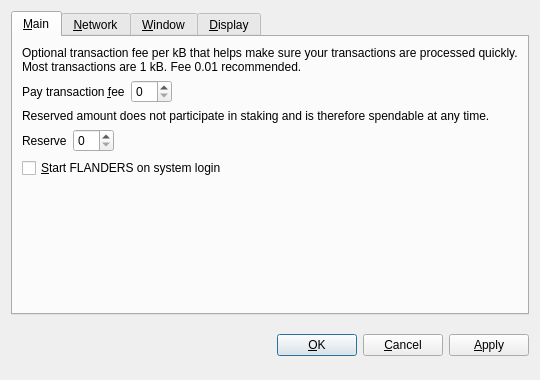
<?xml version="1.0" encoding="UTF-8"?>
<ui version="4.0">
 <class>OptionsDialog</class>
 <widget class="QDialog" name="OptionsDialog">
  <property name="geometry">
   <rect>
    <x>0</x>
    <y>0</y>
    <width>540</width>
    <height>380</height>
   </rect>
  </property>
  <property name="windowTitle">
   <string>Options</string>
  </property>
  <property name="modal">
   <bool>true</bool>
  </property>
  <layout class="QVBoxLayout" name="verticalLayout">
   <item>
    <widget class="QTabWidget" name="tabWidget">
     <property name="tabPosition">
      <enum>QTabWidget::North</enum>
     </property>
     <property name="currentIndex">
      <number>0</number>
     </property>
     <widget class="QWidget" name="tabMain">
      <attribute name="title">
       <string>&amp;Main</string>
      </attribute>
      <layout class="QVBoxLayout" name="verticalLayout_Main">
       <item>
        <widget class="QLabel" name="transactionFeeInfoLabel">
         <property name="text">
          <string>Optional transaction fee per kB that helps make sure your transactions are processed quickly. Most transactions are 1 kB. Fee 0.01 recommended.</string>
         </property>
         <property name="textFormat">
          <enum>Qt::PlainText</enum>
         </property>
         <property name="wordWrap">
          <bool>true</bool>
         </property>
        </widget>
       </item>
       <item>
        <layout class="QHBoxLayout" name="horizontalLayoutFee">
         <item>
          <widget class="QLabel" name="transactionFeeLabel">
           <property name="text">
            <string>Pay transaction &amp;fee</string>
           </property>
           <property name="textFormat">
            <enum>Qt::PlainText</enum>
           </property>
           <property name="buddy">
            <cstring>transactionFee</cstring>
           </property>
          </widget>
         </item>
         <item>
          <widget class="BitcoinAmountField" name="transactionFee"/>
         </item>
         <item>
          <spacer name="horizontalSpacerFee">
           <property name="orientation">
            <enum>Qt::Horizontal</enum>
           </property>
           <property name="sizeHint" stdset="0">
            <size>
             <width>40</width>
             <height>20</height>
            </size>
           </property>
          </spacer>
         </item>
        </layout>
       </item>
       <item>
        <widget class="QLabel" name="reserveBalanceInfoLabel">
         <property name="text">
          <string>Reserved amount does not participate in staking and is therefore spendable at any time.</string>
         </property>
         <property name="textFormat">
          <enum>Qt::PlainText</enum>
         </property>
         <property name="wordWrap">
          <bool>true</bool>
         </property>
        </widget>
       </item>
       <item>
        <layout class="QHBoxLayout" name="horizontalLayoutReserveBalance">
         <item>
          <widget class="QLabel" name="reserveBalanceLabel">
           <property name="text">
            <string>Reserve</string>
           </property>
           <property name="textFormat">
            <enum>Qt::PlainText</enum>
           </property>
           <property name="buddy">
            <cstring>reserveBalance</cstring>
           </property>
          </widget>
         </item>
         <item>
          <widget class="BitcoinAmountField" name="reserveBalance"/>
         </item>
         <item>
          <spacer name="horizontalSpacerReserveBalance">
           <property name="orientation">
            <enum>Qt::Horizontal</enum>
           </property>
           <property name="sizeHint" stdset="0">
            <size>
             <width>40</width>
             <height>20</height>
            </size>
           </property>
          </spacer>
         </item>
        </layout>
       </item>
       <item>
        <widget class="QCheckBox" name="bitcoinAtStartup">
         <property name="toolTip">
          <string>Automatically start FLANDERS after logging in to the system.</string>
         </property>
         <property name="text">
          <string>&amp;Start FLANDERS on system login</string>
         </property>
        </widget>
       </item>
       <item>
        <spacer name="verticalSpacer_Main">
         <property name="orientation">
          <enum>Qt::Vertical</enum>
         </property>
         <property name="sizeHint" stdset="0">
          <size>
           <width>20</width>
           <height>40</height>
          </size>
         </property>
        </spacer>
       </item>
      </layout>
     </widget>
     <widget class="QWidget" name="tabNetwork">
      <attribute name="title">
       <string>&amp;Network</string>
      </attribute>
      <layout class="QVBoxLayout" name="verticalLayout_Network">
       <item>
        <widget class="QCheckBox" name="mapPortUpnp">
         <property name="toolTip">
          <string>Automatically open the FLANDERS client port on the router. This only works when your router supports UPnP and it is enabled.</string>
         </property>
         <property name="text">
          <string>Map port using &amp;UPnP</string>
         </property>
        </widget>
       </item>
       <item>
        <widget class="QCheckBox" name="connectSocks">
         <property name="toolTip">
          <string>Connect to the FLANDERS network through a SOCKS proxy (e.g. when connecting through Tor).</string>
         </property>
         <property name="text">
          <string>&amp;Connect through SOCKS proxy:</string>
         </property>
        </widget>
       </item>
       <item>
        <layout class="QHBoxLayout" name="horizontalLayout_Network">
         <item>
          <widget class="QLabel" name="proxyIpLabel">
           <property name="text">
            <string>Proxy &amp;IP:</string>
           </property>
           <property name="textFormat">
            <enum>Qt::PlainText</enum>
           </property>
           <property name="buddy">
            <cstring>proxyIp</cstring>
           </property>
          </widget>
         </item>
         <item>
          <widget class="QValidatedLineEdit" name="proxyIp">
           <property name="maximumSize">
            <size>
             <width>140</width>
             <height>16777215</height>
            </size>
           </property>
           <property name="toolTip">
            <string>IP address of the proxy (e.g. 127.0.0.1)</string>
           </property>
          </widget>
         </item>
         <item>
          <widget class="QLabel" name="proxyPortLabel">
           <property name="text">
            <string>&amp;Port:</string>
           </property>
           <property name="textFormat">
            <enum>Qt::PlainText</enum>
           </property>
           <property name="buddy">
            <cstring>proxyPort</cstring>
           </property>
          </widget>
         </item>
         <item>
          <widget class="QLineEdit" name="proxyPort">
           <property name="maximumSize">
            <size>
             <width>55</width>
             <height>16777215</height>
            </size>
           </property>
           <property name="toolTip">
            <string>Port of the proxy (e.g. 9050)</string>
           </property>
          </widget>
         </item>
         <item>
          <widget class="QLabel" name="socksVersionLabel">
           <property name="text">
            <string>SOCKS &amp;Version:</string>
           </property>
           <property name="textFormat">
            <enum>Qt::PlainText</enum>
           </property>
           <property name="buddy">
            <cstring>socksVersion</cstring>
           </property>
          </widget>
         </item>
         <item>
          <widget class="QValueComboBox" name="socksVersion">
           <property name="toolTip">
            <string>SOCKS version of the proxy (e.g. 5)</string>
           </property>
          </widget>
         </item>
         <item>
          <spacer name="horizontalSpacer_Network">
           <property name="orientation">
            <enum>Qt::Horizontal</enum>
           </property>
           <property name="sizeHint" stdset="0">
            <size>
             <width>40</width>
             <height>20</height>
            </size>
           </property>
          </spacer>
         </item>
        </layout>
       </item>
       <item>
        <spacer name="verticalSpacer_Network">
         <property name="orientation">
          <enum>Qt::Vertical</enum>
         </property>
         <property name="sizeHint" stdset="0">
          <size>
           <width>20</width>
           <height>40</height>
          </size>
         </property>
        </spacer>
       </item>
      </layout>
     </widget>
     <widget class="QWidget" name="tabWindow">
      <attribute name="title">
       <string>&amp;Window</string>
      </attribute>
      <layout class="QVBoxLayout" name="verticalLayout_Window">
       <item>
        <widget class="QCheckBox" name="minimizeToTray">
         <property name="toolTip">
          <string>Show only a tray icon after minimizing the window.</string>
         </property>
         <property name="text">
          <string>&amp;Minimize to the tray instead of the taskbar</string>
         </property>
        </widget>
       </item>
       <item>
        <widget class="QCheckBox" name="minimizeOnClose">
         <property name="toolTip">
          <string>Minimize instead of exit the application when the window is closed. When this option is enabled, the application will be closed only after selecting Quit in the menu.</string>
         </property>
         <property name="text">
          <string>M&amp;inimize on close</string>
         </property>
        </widget>
       </item>
       <item>
        <spacer name="verticalSpacer_Window">
         <property name="orientation">
          <enum>Qt::Vertical</enum>
         </property>
         <property name="sizeHint" stdset="0">
          <size>
           <width>20</width>
           <height>40</height>
          </size>
         </property>
        </spacer>
       </item>
      </layout>
     </widget>
     <widget class="QWidget" name="tabDisplay">
      <attribute name="title">
       <string>&amp;Display</string>
      </attribute>
      <layout class="QVBoxLayout" name="verticalLayout_Display">
       <item>
        <layout class="QHBoxLayout" name="horizontalLayout_1_Display">
         <item>
          <widget class="QLabel" name="langLabel">
           <property name="text">
            <string>User Interface &amp;language:</string>
           </property>
           <property name="textFormat">
            <enum>Qt::PlainText</enum>
           </property>
           <property name="buddy">
            <cstring>lang</cstring>
           </property>
          </widget>
         </item>
         <item>
          <widget class="QValueComboBox" name="lang">
           <property name="toolTip">
            <string>The user interface language can be set here. This setting will take effect after restarting FLANDERS.</string>
           </property>
          </widget>
         </item>
        </layout>
       </item>
       <item>
        <layout class="QHBoxLayout" name="horizontalLayout_2_Display">
         <item>
          <widget class="QLabel" name="unitLabel">
           <property name="text">
            <string>&amp;Unit to show amounts in:</string>
           </property>
           <property name="textFormat">
            <enum>Qt::PlainText</enum>
           </property>
           <property name="buddy">
            <cstring>unit</cstring>
           </property>
          </widget>
         </item>
         <item>
          <widget class="QValueComboBox" name="unit">
           <property name="toolTip">
            <string>Choose the default subdivision unit to show in the interface and when sending coins.</string>
           </property>
          </widget>
         </item>
        </layout>
       </item>
       <item>
        <widget class="QCheckBox" name="displayAddresses">
         <property name="toolTip">
          <string>Whether to show FLANDERS addresses in the transaction list or not.</string>
         </property>
         <property name="text">
          <string>&amp;Display addresses in transaction list</string>
         </property>
        </widget>
       </item>
       <item>
        <widget class="QCheckBox" name="coinControlFeatures">
         <property name="toolTip">
          <string>Whether to show coin control features or not.</string>
         </property>
         <property name="text">
          <string>Display coin &amp;control features (experts only!)</string>
         </property>
        </widget>
       </item>
       <item>
        <spacer name="verticalSpacer_Display">
         <property name="orientation">
          <enum>Qt::Vertical</enum>
         </property>
         <property name="sizeHint" stdset="0">
          <size>
           <width>20</width>
           <height>40</height>
          </size>
         </property>
        </spacer>
       </item>
      </layout>
     </widget>
    </widget>
   </item>
   <item>
    <layout class="QHBoxLayout" name="horizontalLayout_Buttons">
     <item>
      <spacer name="horizontalSpacer_1">
       <property name="orientation">
        <enum>Qt::Horizontal</enum>
       </property>
       <property name="sizeHint" stdset="0">
        <size>
         <width>40</width>
         <height>48</height>
        </size>
       </property>
      </spacer>
     </item>
     <item>
      <widget class="QLabel" name="statusLabel">
       <property name="font">
        <font>
         <weight>75</weight>
         <bold>true</bold>
        </font>
       </property>
       <property name="text">
        <string/>
       </property>
       <property name="textFormat">
        <enum>Qt::PlainText</enum>
       </property>
       <property name="wordWrap">
        <bool>true</bool>
       </property>
      </widget>
     </item>
     <item>
      <spacer name="horizontalSpacer_2">
       <property name="orientation">
        <enum>Qt::Horizontal</enum>
       </property>
       <property name="sizeHint" stdset="0">
        <size>
         <width>40</width>
         <height>48</height>
        </size>
       </property>
      </spacer>
     </item>
     <item>
      <widget class="QPushButton" name="okButton">
       <property name="text">
        <string>&amp;OK</string>
       </property>
      </widget>
     </item>
     <item>
      <widget class="QPushButton" name="cancelButton">
       <property name="text">
        <string>&amp;Cancel</string>
       </property>
       <property name="autoDefault">
        <bool>false</bool>
       </property>
      </widget>
     </item>
     <item>
      <widget class="QPushButton" name="applyButton">
       <property name="text">
        <string>&amp;Apply</string>
       </property>
       <property name="autoDefault">
        <bool>false</bool>
       </property>
      </widget>
     </item>
    </layout>
   </item>
  </layout>
 </widget>
 <customwidgets>
  <customwidget>
   <class>BitcoinAmountField</class>
   <extends>QSpinBox</extends>
   <header>bitcoinamountfield.h</header>
  </customwidget>
  <customwidget>
   <class>QValueComboBox</class>
   <extends>QComboBox</extends>
   <header>qvaluecombobox.h</header>
  </customwidget>
  <customwidget>
   <class>QValidatedLineEdit</class>
   <extends>QLineEdit</extends>
   <header>qvalidatedlineedit.h</header>
  </customwidget>
 </customwidgets>
 <resources/>
 <connections/>
</ui>
